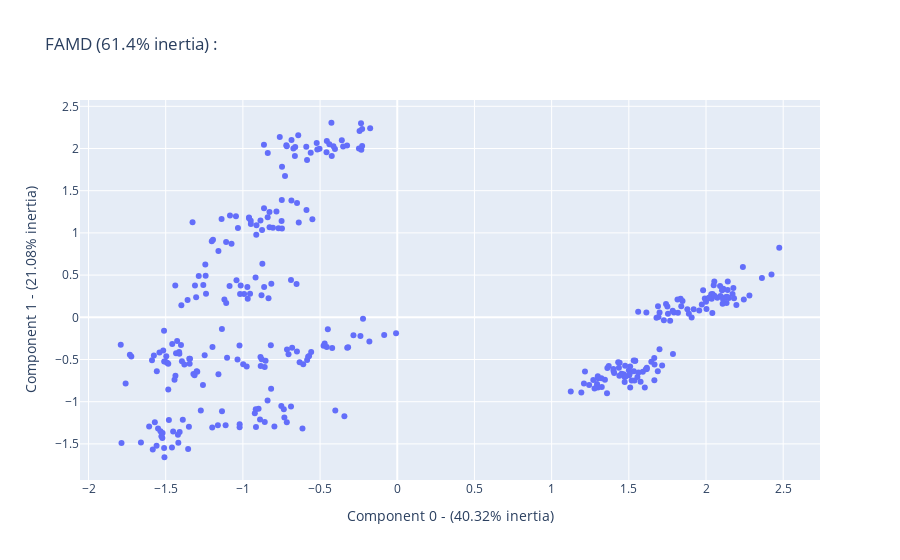

Here is the notebook cell this chart was saved with:
### Markdown cell above
# FAMD

### Code cell
famd = prince.FAMD(n_components=2)
famd = famd.fit(df)
reduced = famd.row_coordinates(df)
reduced.columns = ['X', 'Y']
tot_inertia = f"{round(100*famd.explained_inertia_.sum(),2)}"
#st.write(f'FAMD Visualization of Clusters ({tot_inertia}%) :')
labs = {
    "X" : f"Component 0 - ({round(100*famd.explained_inertia_[0],2)}% inertia)",
    "Y" : f"Component 1 - ({round(100*famd.explained_inertia_[1],2)}% inertia)",
}
fig = px.scatter(reduced, 
                x='X',y='Y',
                labels=labs,title = f'FAMD ({tot_inertia}% inertia) :')
fig.show()

### Figure 1 — Plotly figure (JSON) as saved in the notebook; plotly's stock layout.template omitted (floating-point values rounded to 4 significant figures; data arrays with more than 128 entries replaced by an {"elided": "..."} marker saying what was removed)
{"data": [{"hovertemplate": "Component 0 - (40.32% inertia)=%{x}<br>Component 1 - (21.08% inertia)=%{y}<extra></extra>", "legendgroup": "", "marker": {"color": "#636efa", "symbol": "circle"}, "mode": "markers", "name": "", "orientation": "v", "showlegend": false, "type": "scatter", "x": {"elided": "333 float values"}, "xaxis": "x", "y": {"elided": "333 float values"}, "yaxis": "y"}], "layout": {"legend": {"tracegroupgap": 0}, "title": {"text": "FAMD (61.4% inertia) :"}, "xaxis": {"anchor": "y", "domain": [0, 1], "title": {"text": "Component 0 - (40.32% inertia)"}}, "yaxis": {"anchor": "x", "domain": [0, 1], "title": {"text": "Component 1 - (21.08% inertia)"}}}}
